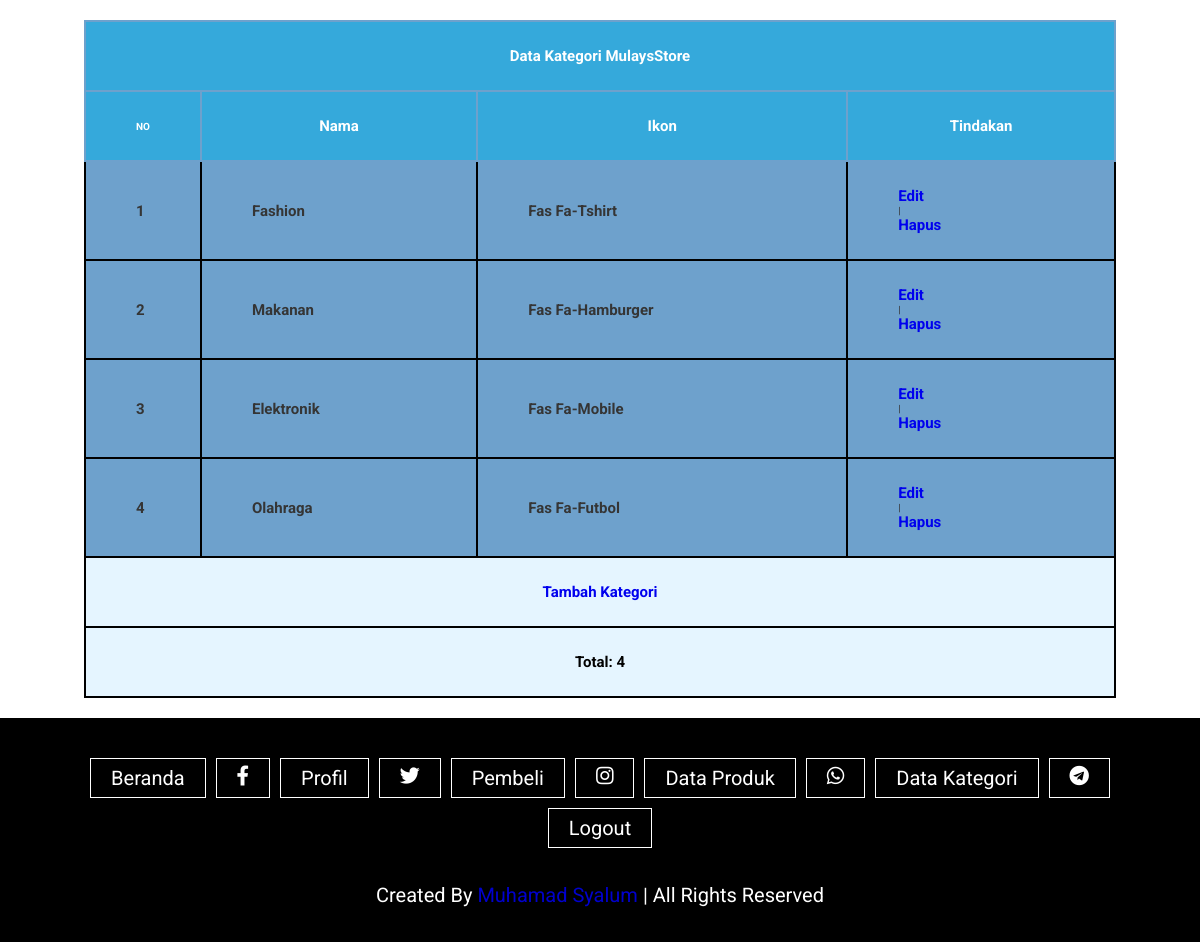
The app's page /kategori.php (signed in) with its own data.
### tables this page shows
CREATE TABLE `kategori` (
  `id_kategori` int(11) NOT NULL,
  `nama` varchar(250) NOT NULL,
  `icon` varchar(250) NOT NULL
);

### kategori.php (the view, shortened to what this page needs)
<?php include("db.php");
?>
<!DOCTYPE html>
<html lang="en">
<head>
<link rel="stylesheet" href="https://unpkg.com/swiper/swiper-bundle.min.css" />
    <link rel="stylesheet" href="https://cdnjs.cloudflare.com/ajax/libs/font-awesome/5.15.4/css/all.min.css">
    <link rel="stylesheet" href="css/style.css">
</head>
<body>
	<section class="table">
    <table>
    <thead>
        <tr>
            <th colspan="4"><h1>data Kategori MulaysStore</h1></th>
        </tr>
        <tr>
            <th width="60px">No</th>
            <th><h1>Nama</h1></th>
            <th><h1>Ikon</h1></th>
             <th><h1>tindakan</h1></th>
        </tr>
    </thead>
					<tbody>
					<?php
 $no = 1;
        $sql = "SELECT * FROM kategori";
        $query = mysqli_query($conn, $sql);
        while($k = mysqli_fetch_array($query)){
            echo "<tr>";
            echo "<td><h1>".$no++. "</h1></td>";
            echo "<td><h1>".$k['nama']."</h1></td>";
            echo "<td><h1>".$k['icon']."</h1></td>";
            echo "<td>";
            echo "<a href='edit-kategori.php?id=".$k['id_kategori']."'><h1>Edit</h1></a> | ";
            echo "<a href='proses-hapus.php?id=".$k['id_kategori']."'><h1>Hapus</h1></a>";
            echo "</td>";
            echo "</tr>";
        }
        ?>
					</tbody>
					<tfoot>
        <tr>
            <th colspan="4"><a href="tambah-kategori.php"><h1>tambah kategori</h1></a></th>
        </tr>
        <tr>
            <th colspan="4"><h1>Total: <?php echo mysqli_num_rows($query) ?></h1></th>
        </tr>
    </tfoot>
				</table>
	</section>
	<footer>
    <section class="footer">
    <div class="links">
    <a href="admin.php">beranda</a>
          <a href="https://m.facebook.com/muhammad.syalum"class="fab fa-facebook-f"></a>
          <a href="editprofil.php">profil</a>
        <a href="https://mobile.twitter.com/MuhamadSyalum" class="fab fa-twitter"></a>
        <a href="pembeli.php">pembeli</a>
        <a href="https://instagram.com/msyalum" class="fab fa-instagram"></a>
        <a href="data-produk.php">data produk</a>
        <a href="https://wa.me/6283819181429" class="fab fa-whatsapp"></a>
        <a href="kategori.php">data kategori</a>
        <a href="https://t.me/Syalum" class="fab fa-telegram"></a>
      <a href="logout.php">logout</a>
        </div>
    <div class="credit">created by <span>Muhamad Syalum</span></span> | all rights reserved</div>
</section>
</footer>
</body>
</html>

### css/style.css (style rules this page uses)
:root { --main-color:#d3ad7f; --white:#fff; --bg:#fff; --border:.1rem solid rgba(255,255,255,.3); }
* { font-family: 'Roboto', sans-serif; margin:0; padding:0; box-sizing: border-box; outline: none; border:none; text-decoration: none; text-transform: capitalize; transition: .2s linear; }
html { font-size: 62.5%; overflow-x: hidden; scroll-padding-top: 9rem; scroll-behavior: smooth; }
body { background: var(--bg); }
section { padding:2rem 7%; }
.footer { background-color: #000; text-align: center; }
.footer .links { display: flex; justify-content: center; flex-wrap: wrap; padding:2rem 0; gap:1rem; }
.footer .links a { padding:.7rem 2rem; color:#fff; border:var(--border); border-color:#fff; font-size: 2rem; }
.footer .credit { font-size: 2rem; color:#fff; padding:1.5rem; }
.footer .credit span { color:#0000CD; }
table { width:100% ; align-items: center; border-collapse: collapse; background-color: #6ea1cc; position: relative; margin: auto; color: #0000ff; }
table th { color: #000; border: 2px solid #000; padding: 25px 50px; }
table td { border: 2px solid #000; padding: 25px 50px; }
table thead th { background-color: #35a9db; color: white; border-color: #6ea1cc; text-transform: uppercase; }
table tbody td { color: #353535; }
table tfoot th { text-align: center; background-color: #e5f5ff; }

### records on screen
kategori: nama "Fashion", icon "Fas Fa-Tshirt"
kategori: nama "Makanan", icon "Fas Fa-Hamburger"
kategori: nama "Elektronik", icon "Fas Fa-Mobile"
kategori: nama "Olahraga", icon "Fas Fa-Futbol"

### other values on screen
mysqli_num_rows($query) "4"
